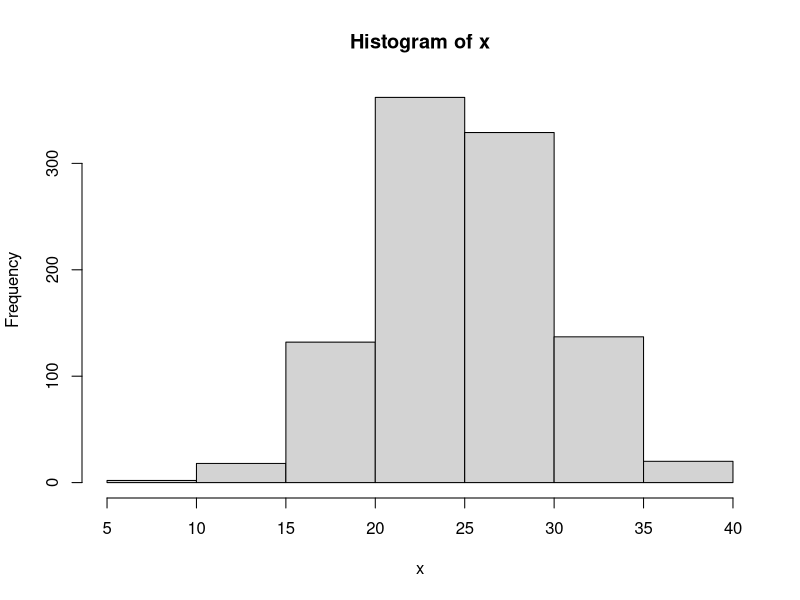
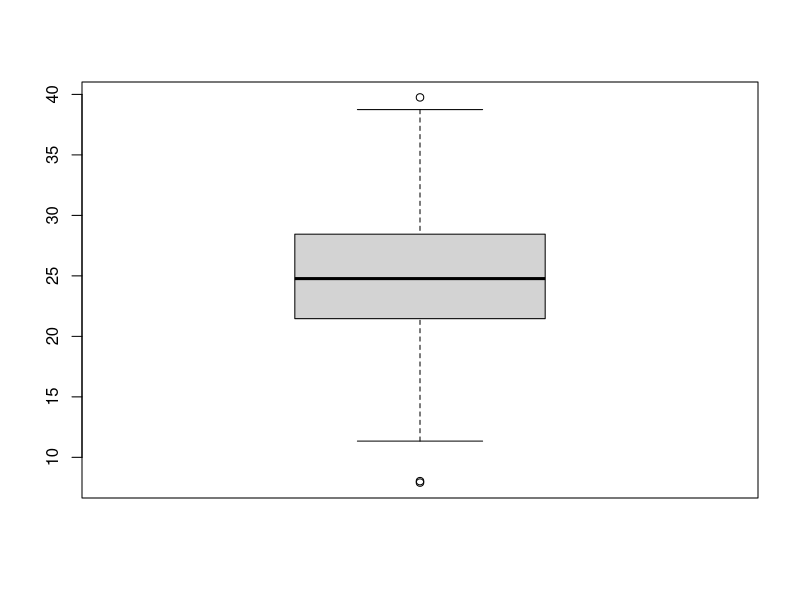
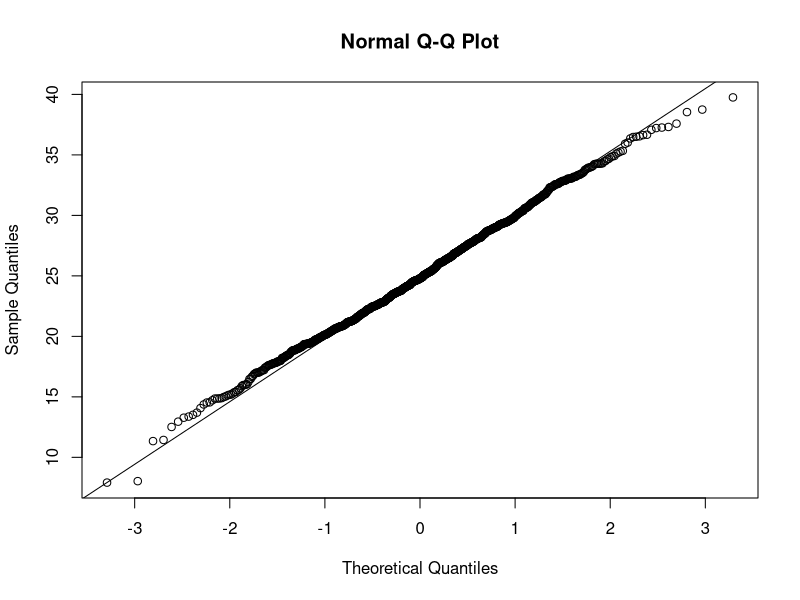

Generate these figures, in order, with R:
## ---- chunk 1
# Generate some random data
x = rnorm(1000,25,5)
## ---- chunk 2
summary(x) # most summary statitstics at once
mean(x) # na.rm = TRUE to get rid of NA values
median(x) # na.rm = TRUEto get rid of NA values
sd(x)# na.rm = TRUE to get rid of NA values
## ---- chunk 3
hist(x)
boxplot(x) # horizontal = TRUE for horizontal plot
qqnorm(x)
qqline(x) # for normal probability plot and straight line
## ---- chunk 4
# sample from x size number of elements without replacement (default)
# to sample with replacement replace = TRUE
sample(x, 30, replace = FALSE)
## ---- chunk 5

## ---- chunk 6

## ---- chunk 7

## ---- chunk 8

## ---- chunk 9

## ---- chunk 10

